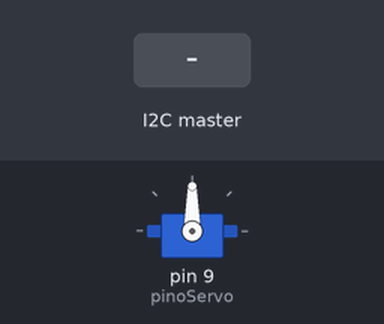
A sketch run on a simulated Arduino Uno, built with avr-gcc and run on an emulated ATmega328P. Parts: servo. Inputs (shaded band) come from the test bench.

Above: at 1.2 s.
1.3 s: the I2C master sends the byte 1
At 1.6 s:
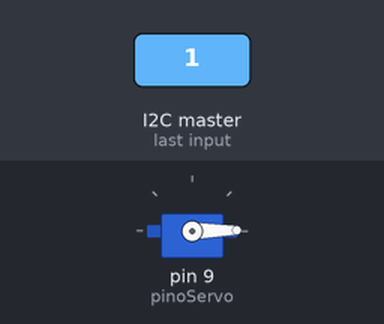
2.8 s: the I2C master sends the byte 200
At 3.9 s:
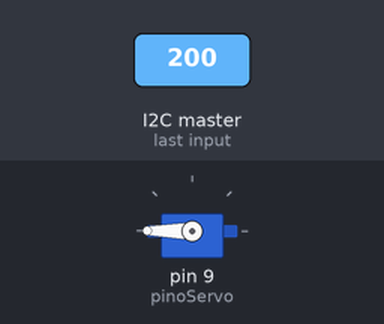
4.3 s: the I2C master sends the byte 90
At 5.1 s:
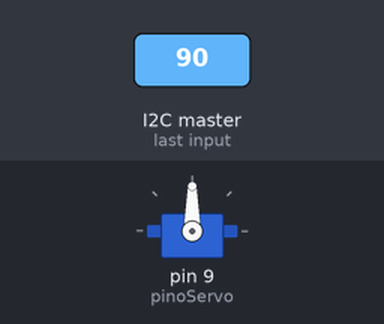
Timing chart, 0 to 7.3 s (numbered marks = the images above; inputs shaded):
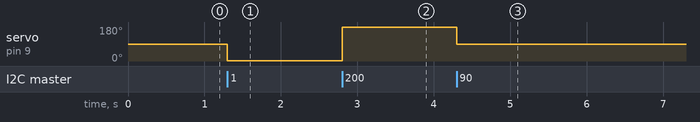

The sketch:

escravo.ino
```cpp
#include <Wire.h>
#include <Servo.h>

Servo persiana;
const int pinoServo = 9;
int angulo = 0;

void setup() {
    persiana.attach(pinoServo);

    Wire.begin(10);
    Wire.onReceive(recebe);
}

void loop() {
    delay(10);
}

void recebe(int numBytes) {
    if (Wire.available()) {
        angulo = Wire.read();
        persiana.write(angulo);
    }
}
```

Measured:
- after the input at 1.3 s, servo on pin 9 (pinoServo): 90° → 1° at once
- after the input at 2.8 s, servo on pin 9 (pinoServo): 1° → 180° at once
- after the input at 4.3 s, servo on pin 9 (pinoServo): 180° → 90° at once
